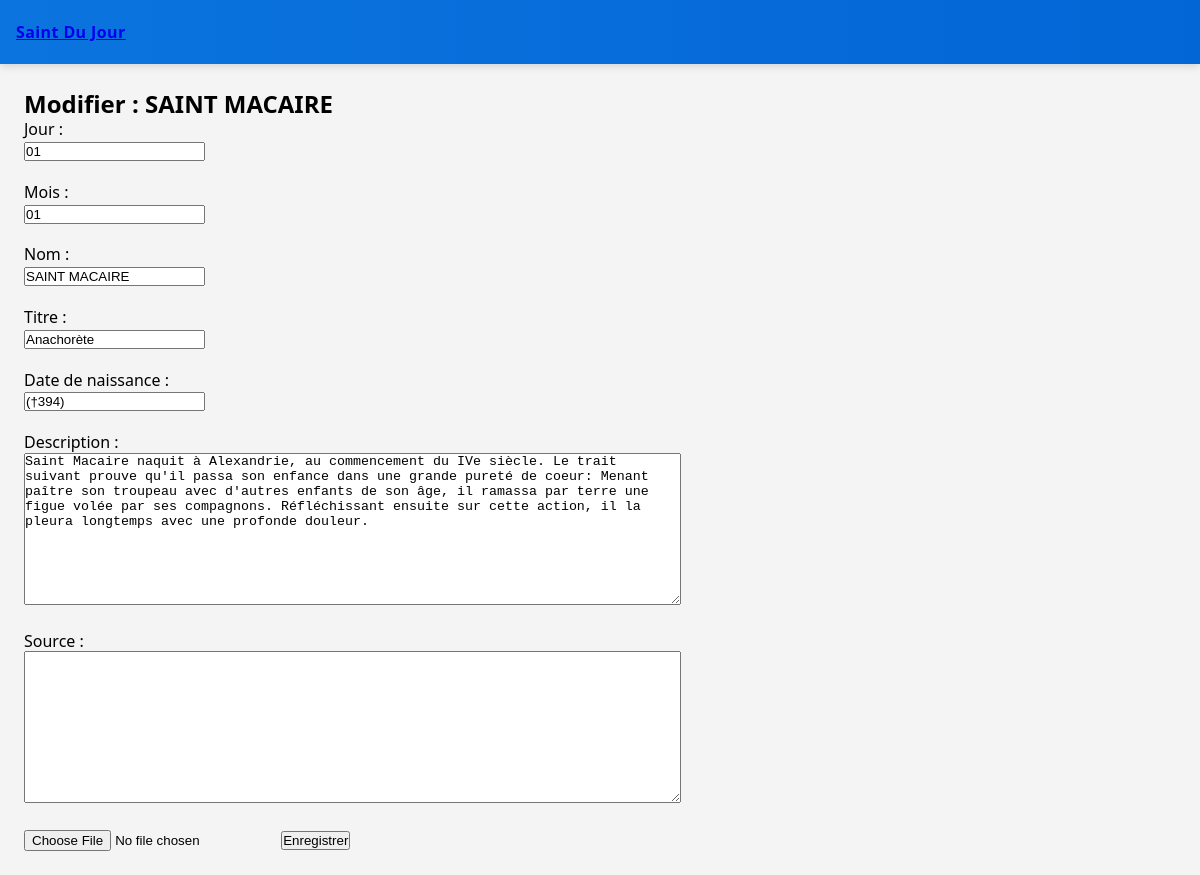
/edit/366, run on the app's committed database.
### tables this page shows
CREATE TABLE saints (
    id INTEGER PRIMARY KEY AUTOINCREMENT,
    nom TEXT NOT NULL,
    titre TEXT,
    date_naissance TEXT,
    description TEXT NOT NULL,
    source TEXT,
    jour TEXT NOT NULL,
    mois TEXT NOT NULL
, image TEXT);

### app.py (the view, shortened to what this page needs)
@app.route('/edit/', methods=["GET", "POST"])
@app.route("/edit/<int:id>", methods=["GET", "POST"])
def edit(id = None):
    saint = query("SELECT * FROM saints WHERE id=?", (id,), one=True)
    return render_template("edit.html", saint=saint)

### app.py (called while the page is built)
def query(sql, params=(), one=False):
    conn = sqlite3.connect(DB)
    conn.row_factory = sqlite3.Row
    cur = conn.cursor()
    cur.execute(sql, params)
    result = cur.fetchall()
    conn.commit()
    conn.close()
    return (result[0] if result else None) if one else result

### templates/edit.html (shortened to what this page needs)
{% extends "base.html" %}
{% block content %}
<h2>Modifier : {{ saint['nom'] }}</h2>
<form method="POST" enctype="multipart/form-data">
<label>Jour :</label><br>
<input type="text" name="jour" value="{{ saint['jour'] }}"><br><br>
<label>Mois :</label><br>
<input type="text" name="mois" value="{{ saint['mois'] }}"><br><br>
<label>Nom :</label><br>
<input type="text" name="nom" value="{{ saint['nom'] }}"><br><br>
<label>Titre :</label><br>
<input type="text" name="titre" value="{{ saint['titre'] }}"><br><br>
<label>Date de naissance :</label><br>
<input type="text" name="date_naissance" value="{{ saint['date_naissance'] }}"><br><br>
<label>Description :</label><br>
<textarea name="description" rows="10" cols="80">{{ saint['description'] }}</textarea><br><br>
<label>Source :</label><br>
<textarea name="source" rows="10" cols="80">{{ saint['source'] }}</textarea><br><br>
<input type="file" id="image" name="image" accept="image/*">
<button type="submit">Enregistrer</button>
</form>
{% endblock %}

### templates/base.html (style rules this page uses)
body { font-family: Arial, sans-serif; background: #f4f4f4; }
* { box-sizing: border-box; margin: 0; padding: 0; }
body { font-family: system-ui, -apple-system, Segoe UI, Roboto, Helvetica, Arial; line-height: 1.3; }

### data on the page
saints: nom "SAINT MACAIRE", jour "01", mois "01", titre "Anachorète", date_naissance "(†394)", description "Saint Macaire naquit à Alexandrie, au commencement du IVe siècle. Le trait suivant prouve qu'il passa son enfance dans une grande pureté de coeur: Menant paître son troupeau avec d'autres enfants de son âge, il ramassa par terre une figue volée par ses compagnons. Réfléchissant ensuite sur cette action, il la pleura longtemps avec une profonde douleur."
